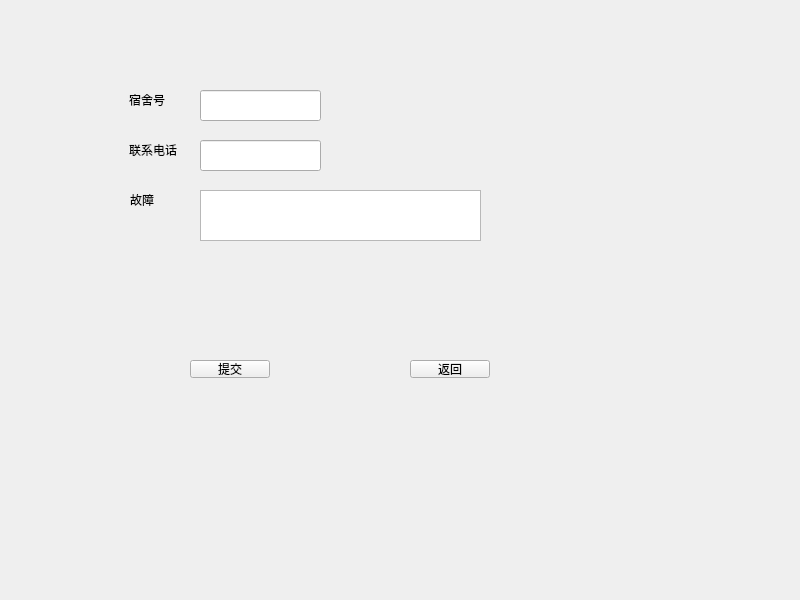
<?xml version="1.0" encoding="UTF-8"?>
<ui version="4.0">
 <class>RepairSubmit</class>
 <widget class="QWidget" name="RepairSubmit">
  <property name="geometry">
   <rect>
    <x>0</x>
    <y>0</y>
    <width>800</width>
    <height>600</height>
   </rect>
  </property>
  <property name="windowTitle">
   <string>Form</string>
  </property>
  <widget class="QLabel" name="label">
   <property name="geometry">
    <rect>
     <x>129</x>
     <y>90</y>
     <width>71</width>
     <height>20</height>
    </rect>
   </property>
   <property name="text">
    <string>宿舍号</string>
   </property>
  </widget>
  <widget class="QLabel" name="label_2">
   <property name="geometry">
    <rect>
     <x>129</x>
     <y>140</y>
     <width>71</width>
     <height>20</height>
    </rect>
   </property>
   <property name="text">
    <string>联系电话</string>
   </property>
  </widget>
  <widget class="QLabel" name="label_3">
   <property name="geometry">
    <rect>
     <x>130</x>
     <y>190</y>
     <width>71</width>
     <height>20</height>
    </rect>
   </property>
   <property name="text">
    <string>故障</string>
   </property>
  </widget>
  <widget class="QLineEdit" name="RepairNum">
   <property name="geometry">
    <rect>
     <x>200</x>
     <y>90</y>
     <width>121</width>
     <height>31</height>
    </rect>
   </property>
  </widget>
  <widget class="QLineEdit" name="Repairphone">
   <property name="geometry">
    <rect>
     <x>200</x>
     <y>140</y>
     <width>121</width>
     <height>31</height>
    </rect>
   </property>
  </widget>
  <widget class="QPushButton" name="SubmitBtn">
   <property name="geometry">
    <rect>
     <x>190</x>
     <y>360</y>
     <width>80</width>
     <height>18</height>
    </rect>
   </property>
   <property name="text">
    <string>提交</string>
   </property>
  </widget>
  <widget class="QPushButton" name="WindowBtn">
   <property name="geometry">
    <rect>
     <x>410</x>
     <y>360</y>
     <width>80</width>
     <height>18</height>
    </rect>
   </property>
   <property name="text">
    <string>返回</string>
   </property>
  </widget>
  <widget class="QTextEdit" name="RepairFault">
   <property name="geometry">
    <rect>
     <x>200</x>
     <y>190</y>
     <width>281</width>
     <height>51</height>
    </rect>
   </property>
  </widget>
 </widget>
 <resources/>
 <connections/>
</ui>
